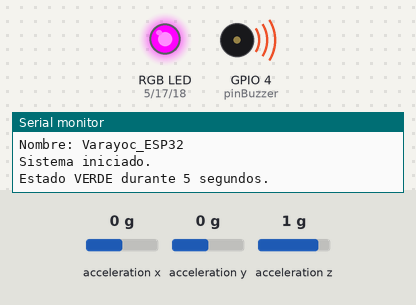
This sketch was run on a simulated ESP32. Shown: an RGB LED mixed from three pins (HIGH = lit), buzzer (waves = sounding, pin HIGH), the last lines printed to the serial monitor. Wiring (inferred from the names in the program): MPU-6050 motion sensor at I2C address 0x68. The inputs (shaded band) are chosen by the test bench; at power-on: acceleration z 1 g, acceleration x 0 g, acceleration y 0 g. Nothing arrives over Bluetooth unless stated.

Above: at 2.7 s.
2.8 s: acceleration z set to 0.8 g
At 5.5 s:
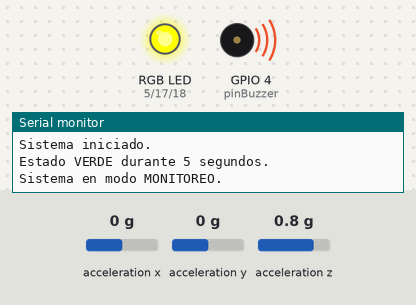
5.8 s: acceleration z set to 0.5 g
Timing chart, 0 to 8.8 s (numbered marks = the images above; inputs shaded):
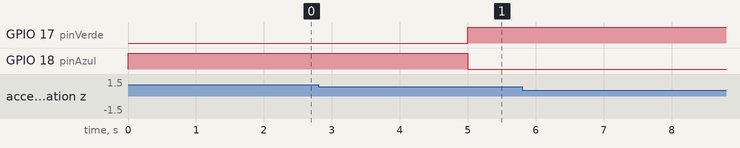

The sketch:

equilibra_firmware.ino
```cpp
#include <Wire.h>
#include <math.h>
#include "BluetoothSerial.h"

BluetoothSerial SerialBT;

const int MPU_ADDR = 0x68;

int16_t ax, ay, az;

// =====================================================
// UMBRALES DE DETECCIÓN
// =====================================================

const float UMBRAL_CAIDA_LIBRE = 0.6;
const float UMBRAL_IMPACTO = 2.8;

// =====================================================
// VARIABLES DE DETECCIÓN
// =====================================================

bool detectoCaidaLibre = false;
unsigned long tiempoCaidaLibre = 0;

// =====================================================
// PINES
// =====================================================

const int pinPulsador = 23;
const int pinBuzzer = 4;

const int pinVerde = 17;
const int pinRojo = 5;
const int pinAzul = 18;

// =====================================================
// ESTADOS
// =====================================================

// 0 = Inicio
// 1 = Monitoreando
// 2 = Alarma

int estadoSistema = 0;

unsigned long tiempoInicioVerde = 0;
unsigned long tiempoUltimaLecturaMPU = 0;

// =====================================================
// ACTIVAR ALARMA
// =====================================================

void activarAlarma() {

  estadoSistema = 2;

  // LED rojo
  fijarColor(LOW, HIGH, HIGH);

  // Activar buzzer
  digitalWrite(pinBuzzer, LOW);

  // Enviar señal a App Inventor
  SerialBT.println("ACTIVADA");

  Serial.println("==============================");
  Serial.println("ALARMA ACTIVADA");
  Serial.println("Mensaje Bluetooth enviado: ACTIVADA");
  Serial.println("==============================");
}

// =====================================================
// DESACTIVAR ALARMA
// =====================================================

void desactivarAlarma() {

  estadoSistema = 1;

  // LED azul
  fijarColor(HIGH, HIGH, LOW);

  // Apagar buzzer
  digitalWrite(pinBuzzer, HIGH);

  // Reiniciar detección
  detectoCaidaLibre = false;

  // Enviar señal a App Inventor
  SerialBT.println("DESACTIVADA");

  Serial.println("Alarma desactivada.");
  Serial.println("Mensaje Bluetooth enviado: DESACTIVADA");
}

// =====================================================
// CONFIGURACIÓN
// =====================================================

void setup() {

  Serial.begin(115200);

  // Bluetooth: se mantiene el nombre original
  SerialBT.begin("Varayoc_ESP32");

  Serial.println("Bluetooth iniciado.");
  Serial.println("Nombre: Varayoc_ESP32");

  // MPU6050
  Wire.begin(21, 22);

  Wire.beginTransmission(MPU_ADDR);
  Wire.write(0x6B);
  Wire.write(0);
  Wire.endTransmission(true);

  // Pines
  pinMode(pinPulsador, INPUT_PULLUP);

  pinMode(pinBuzzer, OUTPUT);
  digitalWrite(pinBuzzer, HIGH);

  pinMode(pinRojo, OUTPUT);
  pinMode(pinVerde, OUTPUT);
  pinMode(pinAzul, OUTPUT);

  // Estado inicial
  estadoSistema = 0;
  tiempoInicioVerde = millis();

  fijarColor(HIGH, LOW, HIGH);

  Serial.println("Sistema iniciado.");
  Serial.println("Estado VERDE durante 5 segundos.");
}

// =====================================================
// LOOP PRINCIPAL
// =====================================================

void loop() {

  unsigned long tiempoActual = millis();

  // ===================================================
  // 1. ESTADOS DEL SISTEMA
  // ===================================================

  switch (estadoSistema) {

    // -------------------------------------------------
    // ESTADO 0: INICIO
    // -------------------------------------------------

    case 0:

      fijarColor(HIGH, LOW, HIGH);
      digitalWrite(pinBuzzer, HIGH);

      if (tiempoActual - tiempoInicioVerde >= 5000) {

        estadoSistema = 1;

        fijarColor(HIGH, HIGH, LOW);

        Serial.println("Sistema en modo MONITOREO.");
      }

      break;

    // -------------------------------------------------
    // ESTADO 1: MONITOREO
    // -------------------------------------------------

    case 1:

      fijarColor(HIGH, HIGH, LOW);
      digitalWrite(pinBuzzer, HIGH);

      break;

    // -------------------------------------------------
    // ESTADO 2: ALARMA
    // -------------------------------------------------

    case 2:

      fijarColor(LOW, HIGH, HIGH);
      digitalWrite(pinBuzzer, LOW);

      // Apagar alarma con botón físico
      if (digitalRead(pinPulsador) == LOW) {

        Serial.println("Alarma apagada con botón físico.");

        desactivarAlarma();

        delay(300);
      }

      break;
  }

  // ===================================================
  // 2. LECTURA DEL MPU6050
  // ===================================================

  if (tiempoActual - tiempoUltimaLecturaMPU >= 50) {

    tiempoUltimaLecturaMPU = tiempoActual;

    Wire.beginTransmission(MPU_ADDR);
    Wire.write(0x3B);
    Wire.endTransmission(false);

    Wire.requestFrom(MPU_ADDR, 6, true);

    // Comprobar que se recibieron los 6 bytes
    if (Wire.available() >= 6) {

      ax = (int16_t)(Wire.read() << 8 | Wire.read());
      ay = (int16_t)(Wire.read() << 8 | Wire.read());
      az = (int16_t)(Wire.read() << 8 | Wire.read());

      float gX = ax / 16384.0;
      float gY = ay / 16384.0;
      float gZ = az / 16384.0;

      float gTotal = sqrt(
        gX * gX +
        gY * gY +
        gZ * gZ
      );

      // ===============================================
      // DETECTAR SOLO EN MODO MONITOREO
      // ===============================================

      if (estadoSistema == 1) {

        // PASO 1: CAÍDA LIBRE
        if (gTotal < UMBRAL_CAIDA_LIBRE) {

          detectoCaidaLibre = true;
          tiempoCaidaLibre = tiempoActual;

          Serial.println("Caida libre detectada.");
        }

        // Cancelar si pasan 700 ms (Intacto)
        if (
          detectoCaidaLibre &&
          tiempoActual - tiempoCaidaLibre > 700
        ) {

          detectoCaidaLibre = false;
        }

        // PASO 2: IMPACTO (Activa la alarma de inmediato)
        if (
          detectoCaidaLibre &&
          gTotal >= UMBRAL_IMPACTO
        ) {

          detectoCaidaLibre = false;

          Serial.println("Impacto detectado. CAIDA CONFIRMADA.");
          activarAlarma();
        }
      }
    }
  }

  // ===================================================
  // 3. RECIBIR COMANDOS DESDE APP INVENTOR
  // ===================================================

  if (SerialBT.available()) {

    String mensaje = SerialBT.readStringUntil('\n');
    mensaje.trim();

    Serial.print("Mensaje recibido de la app: ");
    Serial.println(mensaje);

    // La app puede enviar OFF para apagar la alarma
    if (
      mensaje == "OFF" &&
      estadoSistema == 2
    ) {

      desactivarAlarma();

      Serial.println("Alarma apagada desde Bluetooth.");
    }
  }
}

// =====================================================
// CONTROL DEL LED RGB
// =====================================================

void fijarColor(bool r, bool g, bool b) {

  digitalWrite(pinRojo, r);
  digitalWrite(pinVerde, g);
  digitalWrite(pinAzul, b);
}
```
